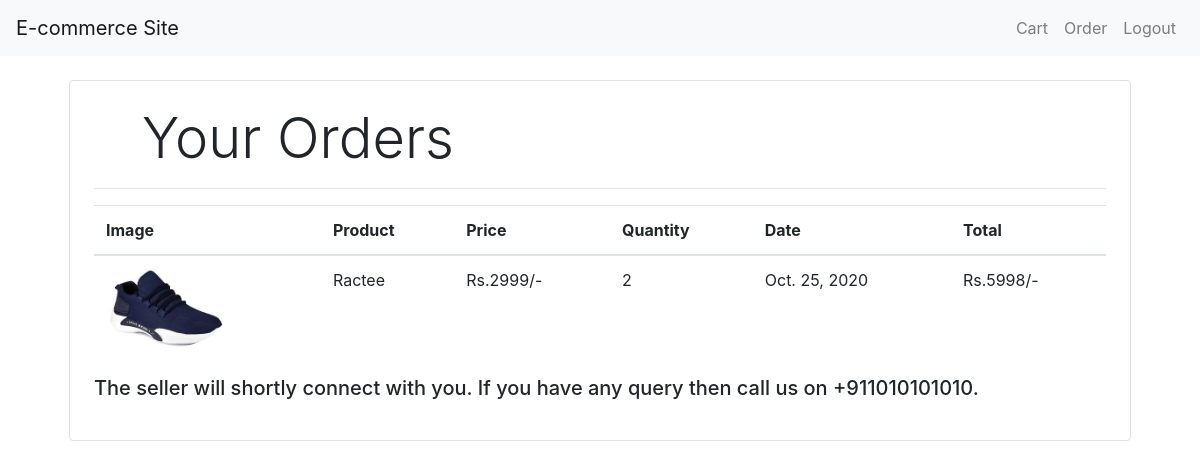
Page /orders/ (signed in) on the committed database.
### store/models/order.py (models this page shows, shortened)
class Order(models.Model):
    product = models.ForeignKey(Product, on_delete=models.CASCADE)
    customer = models.ForeignKey(Customer, on_delete=models.CASCADE)
    quantity = models.IntegerField(default=1)
    price = models.IntegerField()
    date = models.DateField(default=datetime.today)
    @classmethod
    def get_order_by_customer(cls, user_id):
        return Order.objects.filter(customer=user_id).order_by('-date')

### store/models/product.py (models this page shows, shortened)
class Product(models.Model):
    name = models.CharField(max_length=50)
    price = models.IntegerField(default=0)
    category = models.ForeignKey(Category, on_delete=models.CASCADE)
    description = models.CharField(max_length=200, default='')
    image = models.ImageField(upload_to='upload/products_images/')

### store/views.py (the view)
# urls.py: url('orders/', order_view)
def order_view(request):
    customer_id = request.session.get('customerId')
    order_list = Order.get_order_by_customer(customer_id)
    return render(request, 'orders/order.html', {'orderList': order_list})

### store/templatetags/cart.py (called while the page is built)
@register.filter(name="multiply")
def get_product(num1, num2):
    return num1 * num2

### store/templates/orders/order.html (shortened to what this page needs)
{% extends 'base.html' %}
{% load cart %}
{% block content %}
<div class="container">
    <div class="border rounded p-4 m-4">
        <p class="display-4 pl-4 ml-4">Your Orders</p>
        <hr>
        <table class="table">
            <thead>
                <tr>
                    <th>Image</th>
                    <th>Product</th>
                    <th>Price</th>
                    <th>Quantity</th>
                    <th>Date</th>
                    <th>Total</th>
                </tr>
            </thead>
            <tbody>
                {% for item in orderList %}
                <tr>
                    <td><img style="height: 80px;" class="rounded-circle" src="{{item.product.image.url}}" alt=""></td>
                    <td>{{item.product.name}}</td>
                    <td>Rs.{{item.price}}/-</td>
                    <td>{{item.quantity}}</td>
                    <td>{{item.date}}</td>
                    <td>Rs.{{item.quantity|multiply:item.price}}/-</td>
                </tr>
                {% endfor %}
            </tbody>
        </table>
        <marquee behavior="" direction="">
            <h5>The seller will shortly connect with you. If you have any query then call us on +911010101010.</h5>
        </marquee>
    </div>
</div>
{% endblock %}

### rows in the picture
Order: product.image (picture), product.name "Ractee", price "2999", quantity "2", date "Oct. 25, 2020", quantity|multiply "5998"
